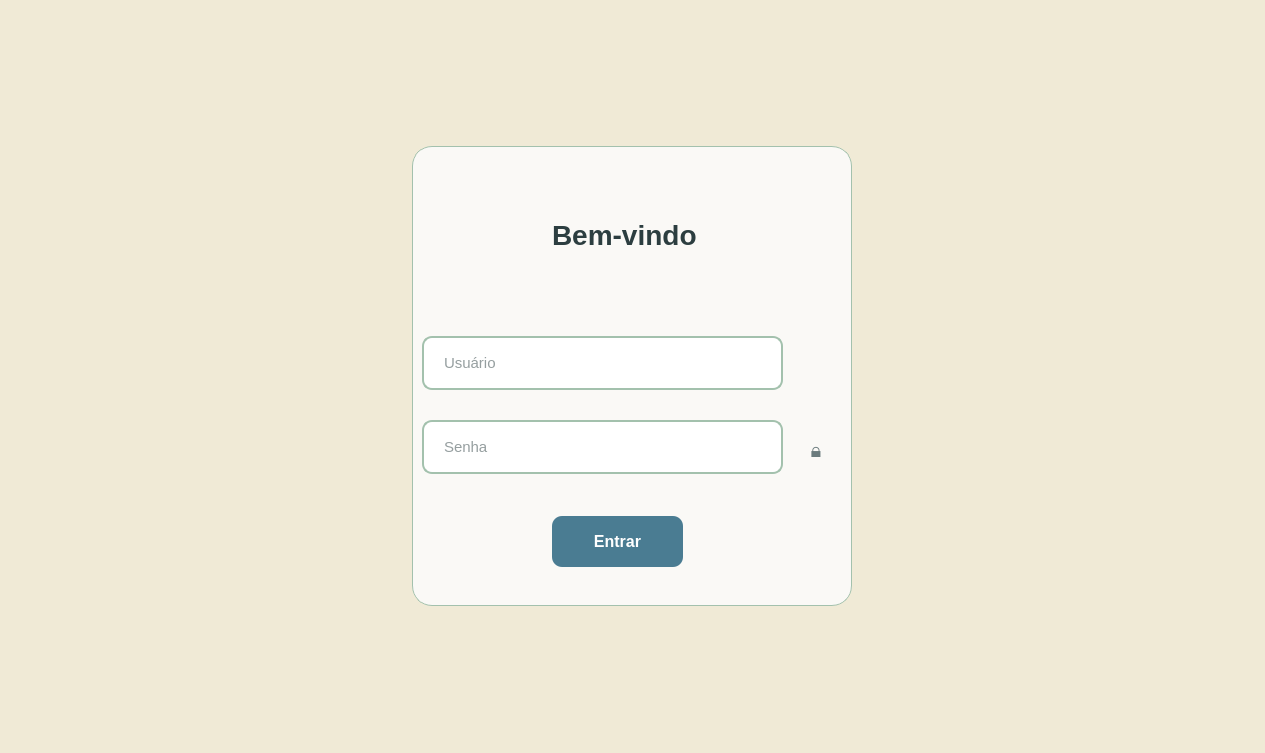
<?xml version="1.0" encoding="UTF-8"?>
<ui version="4.0">
 <class>MainWindow</class>
 <widget class="QMainWindow" name="MainWindow">
  <property name="geometry">
   <rect>
    <x>0</x>
    <y>0</y>
    <width>1265</width>
    <height>753</height>
   </rect>
  </property>
  <property name="windowTitle">
   <string>Login - SISPE</string>
  </property>
  <property name="styleSheet">
   <string notr="true">QMainWindow {
     background-color: #F0EAD6;
     font-family: 'Segoe UI', -apple-system, BlinkMacSystemFont, sans-serif;
   }</string>
  </property>
  <widget class="QWidget" name="centralwidget">
   <layout class="QGridLayout" name="gridLayout">
    <property name="leftMargin">
     <number>0</number>
    </property>
    <property name="topMargin">
     <number>0</number>
    </property>
    <property name="rightMargin">
     <number>0</number>
    </property>
    <property name="bottomMargin">
     <number>0</number>
    </property>
    <property name="spacing">
     <number>0</number>
    </property>
    <item row="0" column="0">
     <widget class="QFrame" name="cardLogin">
      <property name="minimumSize">
       <size>
        <width>440</width>
        <height>0</height>
       </size>
      </property>
      <property name="maximumSize">
       <size>
        <width>440</width>
        <height>460</height>
       </size>
      </property>
      <property name="styleSheet">
       <string notr="true">#cardLogin {
         background: #FAF9F6;
         border: 1px solid #A3C1AD;
         border-radius: 20px;
       }</string>
      </property>
      <widget class="QLabel" name="labelTitulo">
       <property name="geometry">
        <rect>
         <x>140</x>
         <y>70</y>
         <width>145</width>
         <height>38</height>
        </rect>
       </property>
       <property name="styleSheet">
        <string notr="true">QLabel {
            color: #2C3E40;
            font-size: 28px;
            font-weight: 700;
          }</string>
       </property>
       <property name="text">
        <string>Bem-vindo</string>
       </property>
      </widget>
      <widget class="QLineEdit" name="inputUsuario">
       <property name="geometry">
        <rect>
         <x>10</x>
         <y>190</y>
         <width>361</width>
         <height>54</height>
        </rect>
       </property>
       <property name="styleSheet">
        <string notr="true">QLineEdit {
            border: 2px solid #A3C1AD;
            border-radius: 10px;
            padding: 14px 18px;
            background-color: #FFFFFF;
            color: #2C3E40;
            font-size: 15px;
          }
          QLineEdit:focus {
            border: 2px solid #4A7C92;
            background-color: #FAF9F6;
          }
          QLineEdit::placeholder {
            color: #95A5A6;
          }</string>
       </property>
       <property name="placeholderText">
        <string>Usuário</string>
       </property>
      </widget>
      <widget class="QPushButton" name="bntContinuar">
       <property name="geometry">
        <rect>
         <x>140</x>
         <y>370</y>
         <width>131</width>
         <height>51</height>
        </rect>
       </property>
       <property name="minimumSize">
        <size>
         <width>0</width>
         <height>48</height>
        </size>
       </property>
       <property name="styleSheet">
        <string notr="true">QPushButton {
            background-color: #4A7C92;
            color: white;
            border: none;
            border-radius: 10px;
            font-size: 16px;
            font-weight: 600;
            padding: 14px;
          }
          QPushButton:hover {
            background-color: #5E8FA3;
          }
          QPushButton:pressed {
            background-color: #3B6270;
          }</string>
       </property>
       <property name="text">
        <string>Entrar</string>
       </property>
      </widget>
      <widget class="QLineEdit" name="InputSenha">
       <property name="geometry">
        <rect>
         <x>10</x>
         <y>274</y>
         <width>361</width>
         <height>54</height>
        </rect>
       </property>
       <property name="styleSheet">
        <string notr="true">QLineEdit {
              border: 2px solid #A3C1AD;
              border-radius: 10px;
              padding: 14px 18px;
              background-color: #FFFFFF;
              color: #2C3E40;
              font-size: 15px;
            }
            QLineEdit:focus {
              border: 2px solid #4A7C92;
              background-color: #FAF9F6;
            }
            QLineEdit::placeholder {
              color: #95A5A6;
            }</string>
       </property>
       <property name="echoMode">
        <enum>QLineEdit::EchoMode::Password</enum>
       </property>
       <property name="placeholderText">
        <string>Senha</string>
       </property>
      </widget>
      <widget class="QPushButton" name="btnVerSenha">
       <property name="geometry">
        <rect>
         <x>380</x>
         <y>280</y>
         <width>48</width>
         <height>48</height>
        </rect>
       </property>
       <property name="minimumSize">
        <size>
         <width>48</width>
         <height>48</height>
        </size>
       </property>
       <property name="maximumSize">
        <size>
         <width>48</width>
         <height>48</height>
        </size>
       </property>
       <property name="styleSheet">
        <string notr="true">QPushButton {
              border: none;
              background: transparent;
              color: #6B7B7D;
              font-size: 20px;
              padding: 0px;
            }
            QPushButton:hover {
              color: #4A7C92;
              background: transparent;
            }</string>
       </property>
       <property name="text">
        <string>🔒</string>
       </property>
      </widget>
     </widget>
    </item>
   </layout>
  </widget>
 </widget>
 <resources/>
 <connections/>
</ui>
